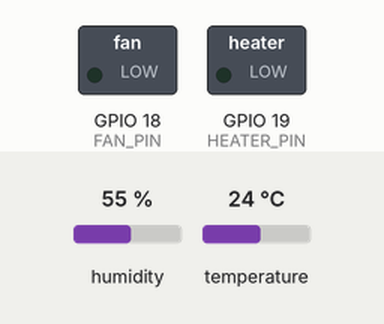
Recording of a sketch running on a simulated ESP32. Shown: switched loads named in the sketch (green lamp = pin HIGH). The inputs (shaded band) are chosen by the test bench; at power-on: temperature 24 °C, humidity 55 %. WiFi joins after 1.5 s; servers stay silent unless stated; uploads are accepted with an empty reply; what the sketch prints to the serial monitor is not drawn.

Above: at 2.7 s.
2.8 s: temperature set to 20.6 °C
5.6 s: temperature set to 19.6 °C
At 7.1 s:
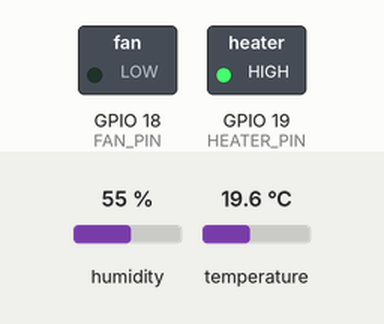
8.4 s: temperature set to 33 °C
At 11.0 s:
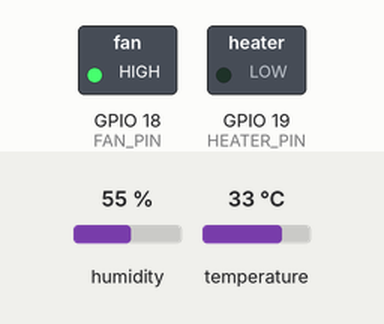
11.4 s: temperature set to 30.9 °C
14.2 s: temperature set to 29.2 °C
At 17.0 s:
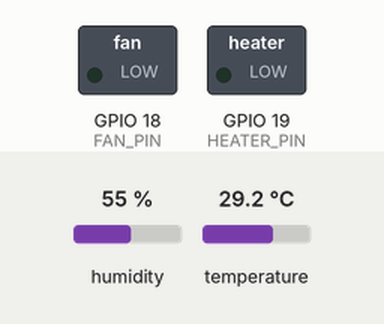
17.7 s: temperature set to 12 °C
At 18.9 s:
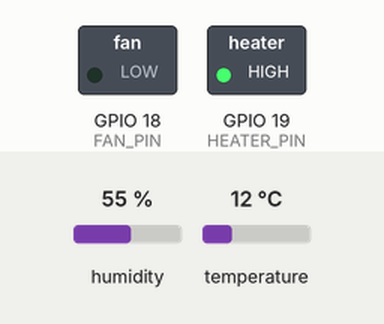
Timing chart, 0 to 20.7 s (numbered marks = the images above; inputs shaded):
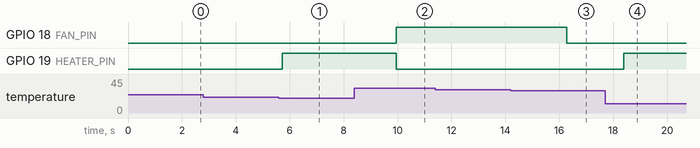

Measured:
- the behaviour switches between 20 and 19.9 °C on temperature (found by bisection; images 0 and 1)
- the behaviour switches between 30.1 and 30 °C on temperature (found by bisection; images 2 and 3)
- after the input at 2.8 s, every drawn part: stays the same
- after the input at 5.6 s, GPIO 19 (HEATER_PIN): LOW → HIGH after 0.13 s
- after the input at 8.4 s, GPIO 18 (FAN_PIN): LOW → HIGH after 1.5 s; GPIO 19 (HEATER_PIN): HIGH → LOW after 1.5 s
- after the input at 11.4 s, every drawn part: stays the same
- after the input at 14.2 s, GPIO 18 (FAN_PIN): HIGH → LOW after 2.1 s
- after the input at 17.7 s, GPIO 19 (HEATER_PIN): LOW → HIGH after 0.69 s

The sketch:

code.ino
```cpp
#include <WiFi.h>
#include <HTTPClient.h>
#include "DHT.h"

#define DHTPIN 14
#define DHTTYPE DHT22
#define FAN_PIN 18
#define HEATER_PIN 19

DHT dht(DHTPIN, DHTTYPE);

//WiFi de Wokwi
const char* ssid = "Wokwi-GUEST";
const char* password = "";

//URL del servidor de Render
const char* serverName = "https://tesisss.onrender.com/api/datos";

void setup() {
  Serial.begin(115200);
  dht.begin();

  pinMode(FAN_PIN, OUTPUT);
  pinMode(HEATER_PIN, OUTPUT);

  Serial.print("🔌 Conectando a WiFi");
  WiFi.begin(ssid, password);
  while (WiFi.status() != WL_CONNECTED) {
    delay(500);
    Serial.print(".");
  }
  Serial.println("\n✅ Conectado a WiFi exitosamente");
}

void loop() {
  float temperatura = dht.readTemperature();
  String estado;

  if (isnan(temperatura)) {
    Serial.println("⚠️ Error leyendo el sensor DHT!");
    return;
  }

  //  Control de ventilador Y calefactor
  if (temperatura > 30) {
    digitalWrite(FAN_PIN, HIGH);
    digitalWrite(HEATER_PIN, LOW);
    estado = "Ventilador encendido - Calor detectado";
  }
  else if (temperatura < 20) {
    digitalWrite(FAN_PIN, LOW);
    digitalWrite(HEATER_PIN, HIGH);
    estado = "Calefactor encendido - Frio detectado";
  }
  else {
    digitalWrite(FAN_PIN, LOW);
    digitalWrite(HEATER_PIN, LOW);
    estado = "Temperatura normal - Todo apagado";
  }

  Serial.print("🌡️ Temperatura: ");
  Serial.print(temperatura);
  Serial.print(" °C | Estado: ");
  Serial.println(estado);

  //  Enviar datos al backend de index.js
  if (WiFi.status() == WL_CONNECTED) {
    HTTPClient http;
    http.begin(serverName);
    http.addHeader("Content-Type", "application/json");

    String payload = "{\"temperatura\":" + String(temperatura) + ",\"estado\":\"" + estado + "\"}";
    int httpResponseCode = http.POST(payload);

    Serial.print("📡 Respuesta del servidor: ");
    Serial.println(httpResponseCode);

    http.end();
  } else {
    Serial.println("❌ WiFi desconectado, no se pudo enviar datos");
  }

  delay(500);
}
```
